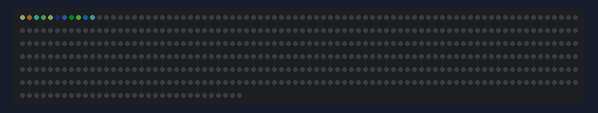
Simulated run of this sketch. Board: Arduino Uno, built with avr-gcc and run on an emulated ATmega328P. Shown: 512 RGB LEDs in strip order, left to right, continuing on the next row. Dim RGB values are drawn brighter than linear; random numbers use the default seed unless the sketch sets one.

Above: at 0.48 s.
At 8.1 s:
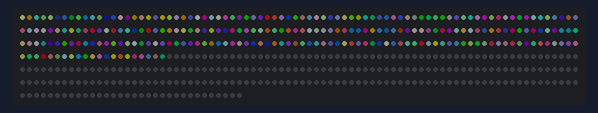
At 13.31 s:
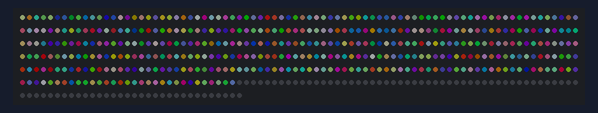
At 20.95 s:
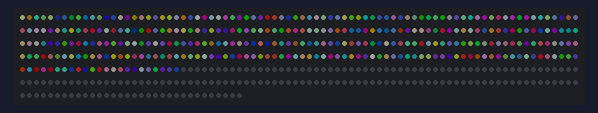
At 26.1 s:
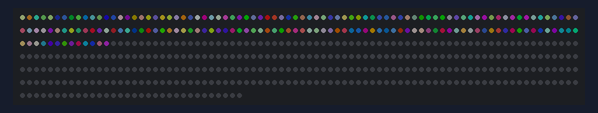
At 39.77 s:
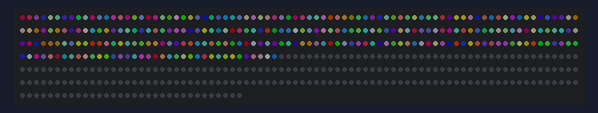

The sketch:

LEDPixelTest.ino
```cpp
#include <Adafruit_NeoPixel.h>
#define PIN 6

Adafruit_NeoPixel pix = Adafruit_NeoPixel(512, PIN);
const int _delay = 10;

void setup()
{
    pix.begin();
    pix.setBrightness(40);
}

void loop()
{
    for (int i = 0; i < 512; i++)
    {
        pix.setPixelColor(i, pix.Color(random(256), random(256), random(256)));
        pix.show();
        delay(_delay);
    }
    for (int i = 511; i >= 0; i--)
    {
        pix.setPixelColor(i, 0);
        pix.show();
        delay(_delay);
    }
}
```
